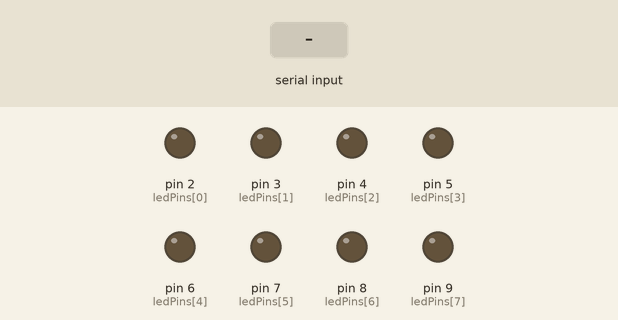
Recording of a sketch running on a simulated Arduino Uno, built with avr-gcc and run on an emulated ATmega328P. Parts: output pins drawn as LEDs (lit = HIGH). Inputs (shaded band) come from the test bench. What the sketch prints to the serial monitor is not drawn.

Above: at 1.2 s.
1.3 s: "90,45\n" received over Serial
At 2.2 s:
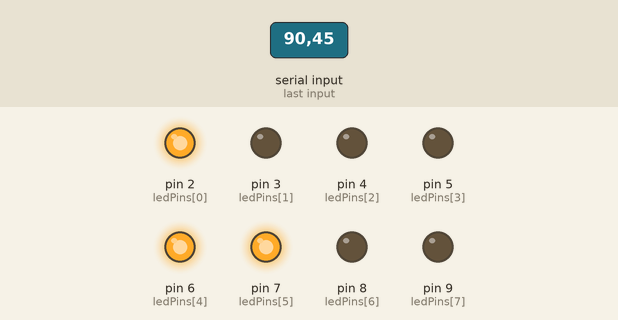
2.8 s: "30,150\n" received over Serial
At 3.3 s:
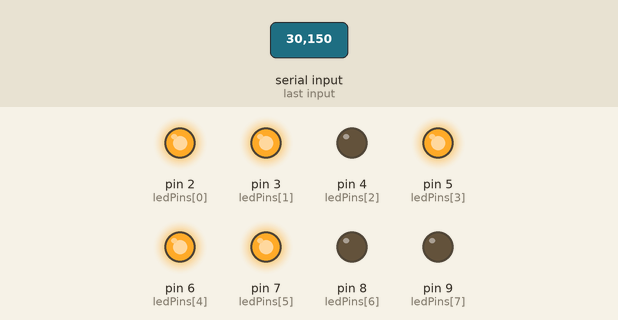
4.3 s: "200\n" received over Serial
At 5.5 s:
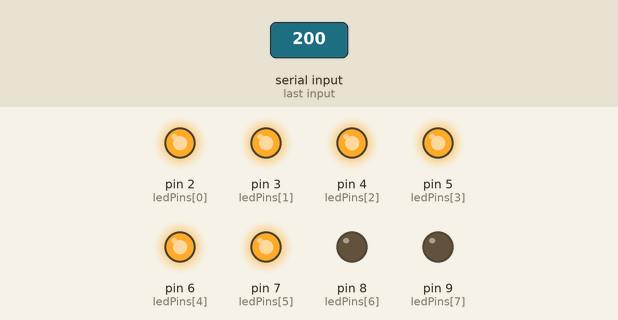
Timing chart, 0 to 7.3 s (numbered marks = the images above; inputs shaded):
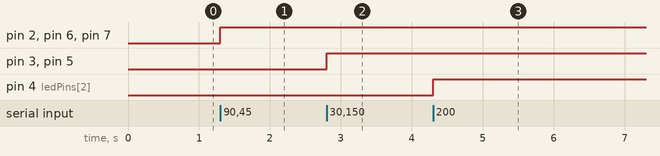

The sketch:

arduinotest.ino
```cpp
const int ledPins[8] = {2, 3, 4, 5, 6, 7, 8, 9};

void setup() {
  Serial.begin(9600); // USB serial connection to Raspberry Pi
  for (int i = 0; i < 8; i++) {
    pinMode(ledPins[i], OUTPUT);
    digitalWrite(ledPins[i], LOW);
  }
  Serial.println("[Arduino] Ready");
}

void loop() {
  if (Serial.available()) {
    char c = Serial.read();

    if (c >= '0' && c <= '7') {
      int index = c - '0';
      digitalWrite(ledPins[index], HIGH);
    }

    if (c >= 'A' && c <= 'H') {
      int index = c - 'A';
      digitalWrite(ledPins[index], LOW);
    }
  }
}
```

Measured:
- after the input at 1.3 s, pin 2 (ledPins[0]), pin 6 (ledPins[4]), pin 7 (ledPins[5]): LOW → HIGH at once
- after the input at 2.8 s, pin 3 (ledPins[1]), pin 5 (ledPins[3]): LOW → HIGH at once
- after the input at 4.3 s, pin 4 (ledPins[2]): LOW → HIGH at once
